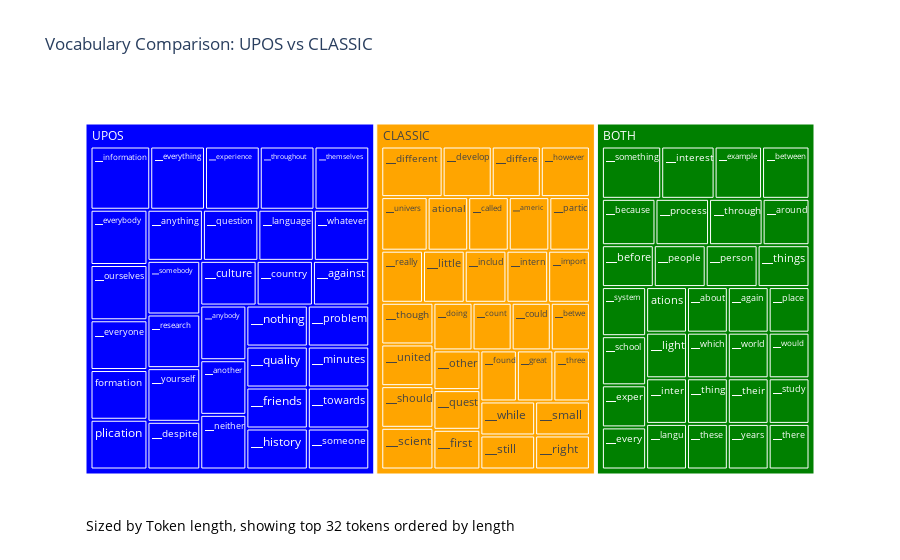

Here is the notebook cell this chart was saved with:
### Code cell
df_treemap = df.reset_index()
df_treemap.rename(columns={'index': 'TOKEN'}, inplace=True)
df_treemap['CATEGORY SIZE'] = df_treemap.groupby('COMPARE')['TOKEN'].transform('count')
df_treemap['TOKEN LENGTH'] = df_treemap['TOKEN'].str.len()
df_treemap.sort_values(by=['TOKEN LENGTH'], ascending=False, inplace=True)

max_example_tokens = 32
df_treemap = (
    df_treemap.groupby('COMPARE')[['TOKEN', 'TOKEN LENGTH', 'COMPARE', 'CATEGORY SIZE']]
    .apply(lambda x: x.head(max_example_tokens))
    .reset_index(drop=True)
)
fig = px.treemap(
    df_treemap,
    path=['COMPARE', 'TOKEN'], 
    values='TOKEN LENGTH', 
    color='COMPARE',
    color_discrete_map={
        'BOTH': 'green',
        'UPOS': 'blue',
        'CLASSIC': 'orange',
        'NONE': 'gray'
    },
    title="Vocabulary Comparison: UPOS vs CLASSIC "
)
fig.add_annotation(
    text=f"Sized by Token length, showing top {max_example_tokens} tokens ordered by length",  
    xref="paper",
    yref="paper",
    x=0.005,
    y=-0.15, 
    showarrow=False,
    font=dict(size=14, color="black"),
    align="left",
)
fig.show()

### Figure 1 — Plotly figure (JSON) as saved in the notebook; plotly's stock layout.template omitted (floating-point values rounded to 4 significant figures)
{"data": [{"branchvalues": "total", "customdata": [["CLASSIC"], ["BOTH"], ["BOTH"], ["UPOS"], ["UPOS"], ["UPOS"], ["BOTH"], ["CLASSIC"], ["CLASSIC"], ["CLASSIC"], ["UPOS"], ["UPOS"], ["UPOS"], ["CLASSIC"], ["CLASSIC"], ["CLASSIC"], ["CLASSIC"], ["CLASSIC"], ["BOTH"], ["BOTH"], ["UPOS"], ["UPOS"], ["BOTH"], ["UPOS"], ["CLASSIC"], ["BOTH"], ["UPOS"], ["UPOS"], ["BOTH"], ["BOTH"], ["BOTH"], ["UPOS"], ["UPOS"], ["BOTH"], ["UPOS"], ["CLASSIC"], ["UPOS"], ["CLASSIC"], ["BOTH"], ["CLASSIC"], ["UPOS"], ["BOTH"], ["UPOS"], ["CLASSIC"], ["UPOS"], ["UPOS"], ["BOTH"], ["CLASSIC"], ["BOTH"], ["UPOS"], ["CLASSIC"], ["CLASSIC"], ["UPOS"], ["CLASSIC"], ["UPOS"], ["CLASSIC"], ["UPOS"], ["CLASSIC"], ["UPOS"], ["BOTH"], ["BOTH"], ["CLASSIC"], ["BOTH"], ["CLASSIC"], ["BOTH"], ["CLASSIC"], ["CLASSIC"], ["BOTH"], ["UPOS"], ["UPOS"], ["BOTH"], ["CLASSIC"], ["UPOS"], ["CLASSIC"], ["BOTH"], ["BOTH"], ["BOTH"], ["CLASSIC"], ["BOTH"], ["BOTH"], ["UPOS"], ["BOTH"], ["BOTH"], ["BOTH"], ["CLASSIC"], ["BOTH"], ["UPOS"], ["UPOS"], ["CLASSIC"], ["CLASSIC"], ["CLASSIC"], ["BOTH"], ["CLASSIC"], ["UPOS"], ["BOTH"], ["UPOS"], ["BOTH"], ["CLASSIC"], ["UPOS"]], "domain": {"x": [0, 1], "y": [0, 1]}, "hovertemplate": "labels=%{label}<br>TOKEN LENGTH=%{value}<br>parent=%{parent}<br>id=%{id}<br>COMPARE=%{customdata[0]}<extra></extra>", "ids": ["CLASSIC/ational", "BOTH/▁exper", "BOTH/▁example", "UPOS/▁everything", "UPOS/▁everyone", "UPOS/▁everybody", "BOTH/▁every", "CLASSIC/▁doing", "CLASSIC/▁different", "CLASSIC/▁develop", "UPOS/▁despite", "UPOS/▁culture", "UPOS/▁country", "CLASSIC/▁count", "CLASSIC/▁could", "CLASSIC/▁called", "CLASSIC/▁differe", "CLASSIC/▁betwe", "BOTH/▁between", "BOTH/ations", "UPOS/formation", "UPOS/plication", "BOTH/▁about", "UPOS/▁against", "CLASSIC/▁americ", "BOTH/▁again", "UPOS/▁anybody", "UPOS/▁anything", "BOTH/▁around", "BOTH/▁because", "BOTH/▁before", "UPOS/▁another", "UPOS/▁neither", "BOTH/▁people", "UPOS/▁nothing", "CLASSIC/▁other", "UPOS/▁ourselves", "CLASSIC/▁partic", "BOTH/▁person", "CLASSIC/▁really", "UPOS/▁problem", "BOTH/▁process", "UPOS/▁quality", "CLASSIC/▁quest", "UPOS/▁question", "UPOS/▁minutes", "BOTH/▁place", "CLASSIC/▁little", "BOTH/▁light", "UPOS/▁language", "CLASSIC/▁first", "CLASSIC/▁found", "UPOS/▁friends", "CLASSIC/▁great", "UPOS/▁history", "CLASSIC/▁however", "UPOS/▁experience", "CLASSIC/▁includ", "UPOS/▁information", "BOTH/▁inter", "BOTH/▁interest", "CLASSIC/▁intern", "BOTH/▁langu", "CLASSIC/▁import", "BOTH/▁things", "CLASSIC/▁though", "CLASSIC/▁three", "BOTH/▁through", "UPOS/▁throughout", "UPOS/▁towards", "BOTH/▁which", "CLASSIC/▁univers", "UPOS/▁whatever", "CLASSIC/▁while", "BOTH/▁world", "BOTH/▁would", "BOTH/▁thing", "CLASSIC/▁united", "BOTH/▁these", "BOTH/▁something", "UPOS/▁themselves", "BOTH/▁their", "BOTH/▁system", "BOTH/▁study", "CLASSIC/▁still", "BOTH/▁years", "UPOS/▁someone", "UPOS/▁somebody", "CLASSIC/▁small", "CLASSIC/▁should", "CLASSIC/▁scient", "BOTH/▁school", "CLASSIC/▁right", "UPOS/▁research", "BOTH/▁there", "UPOS/▁yourself", "BOTH", "CLASSIC", "UPOS"], "labels": ["ational", "▁exper", "▁example", "▁everything", "▁everyone", "▁everybody", "▁every", "▁doing", "▁different", "▁develop", "▁despite", "▁culture", "▁country", "▁count", "▁could", "▁called", "▁differe", "▁betwe", "▁between", "ations", "formation", "plication", "▁about", "▁against", "▁americ", "▁again", "▁anybody", "▁anything", "▁around", "▁because", "▁before", "▁another", "▁neither", "▁people", "▁nothing", "▁other", "▁ourselves", "▁partic", "▁person", "▁really", "▁problem", "▁process", "▁quality", "▁quest", "▁question", "▁minutes", "▁place", "▁little", "▁light", "▁language", "▁first", "▁found", "▁friends", "▁great", "▁history", "▁however", "▁experience", "▁includ", "▁information", "▁inter", "▁interest", "▁intern", "▁langu", "▁import", "▁things", "▁though", "▁three", "▁through", "▁throughout", "▁towards", "▁which", "▁univers", "▁whatever", "▁while", "▁world", "▁would", "▁thing", "▁united", "▁these", "▁something", "▁themselves", "▁their", "▁system", "▁study", "▁still", "▁years", "▁someone", "▁somebody", "▁small", "▁should", "▁scient", "▁school", "▁right", "▁research", "▁there", "▁yourself", "BOTH", "CLASSIC", "UPOS"], "marker": {"colors": ["orange", "green", "green", "blue", "blue", "blue", "green", "orange", "orange", "orange", "blue", "blue", "blue", "orange", "orange", "orange", "orange", "orange", "green", "green", "blue", "blue", "green", "blue", "orange", "green", "blue", "blue", "green", "green", "green", "blue", "blue", "green", "blue", "orange", "blue", "orange", "green", "orange", "blue", "green", "blue", "orange", "blue", "blue", "green", "orange", "green", "blue", "orange", "orange", "blue", "orange", "blue", "orange", "blue", "orange", "blue", "green", "green", "orange", "green", "orange", "green", "orange", "orange", "green", "blue", "blue", "green", "orange", "blue", "orange", "green", "green", "green", "orange", "green", "green", "blue", "green", "green", "green", "orange", "green", "blue", "blue", "orange", "orange", "orange", "green", "orange", "blue", "green", "blue", "green", "orange", "blue"]}, "name": "", "parents": ["CLASSIC", "BOTH", "BOTH", "UPOS", "UPOS", "UPOS", "BOTH", "CLASSIC", "CLASSIC", "CLASSIC", "UPOS", "UPOS", "UPOS", "CLASSIC", "CLASSIC", "CLASSIC", "CLASSIC", "CLASSIC", "BOTH", "BOTH", "UPOS", "UPOS", "BOTH", "UPOS", "CLASSIC", "BOTH", "UPOS", "UPOS", "BOTH", "BOTH", "BOTH", "UPOS", "UPOS", "BOTH", "UPOS", "CLASSIC", "UPOS", "CLASSIC", "BOTH", "CLASSIC", "UPOS", "BOTH", "UPOS", "CLASSIC", "UPOS", "UPOS", "BOTH", "CLASSIC", "BOTH", "UPOS", "CLASSIC", "CLASSIC", "UPOS", "CLASSIC", "UPOS", "CLASSIC", "UPOS", "CLASSIC", "UPOS", "BOTH", "BOTH", "CLASSIC", "BOTH", "CLASSIC", "BOTH", "CLASSIC", "CLASSIC", "BOTH", "UPOS", "UPOS", "BOTH", "CLASSIC", "UPOS", "CLASSIC", "BOTH", "BOTH", "BOTH", "CLASSIC", "BOTH", "BOTH", "UPOS", "BOTH", "BOTH", "BOTH", "CLASSIC", "BOTH", "UPOS", "UPOS", "CLASSIC", "CLASSIC", "CLASSIC", "BOTH", "CLASSIC", "UPOS", "BOTH", "UPOS", "", "", ""], "type": "treemap", "values": [7, 6, 8, 11, 9, 10, 6, 6, 10, 8, 8, 8, 8, 6, 6, 7, 8, 6, 8, 6, 9, 9, 6, 8, 7, 6, 8, 9, 7, 8, 7, 8, 8, 7, 8, 6, 10, 7, 7, 7, 8, 8, 8, 6, 9, 8, 6, 7, 6, 9, 6, 6, 8, 6, 8, 8, 11, 7, 12, 6, 9, 7, 6, 7, 7, 7, 6, 8, 11, 8, 6, 8, 9, 6, 6, 6, 6, 7, 6, 10, 11, 6, 7, 6, 6, 6, 8, 9, 6, 7, 7, 7, 6, 9, 6, 9, 216, 217, 286]}], "layout": {"annotations": [{"align": "left", "font": {"color": "black", "size": 14}, "showarrow": false, "text": "Sized by Token length, showing top 32 tokens ordered by length", "x": 0.005, "xref": "paper", "y": -0.15, "yref": "paper"}], "legend": {"tracegroupgap": 0}, "title": {"text": "Vocabulary Comparison: UPOS vs CLASSIC "}}}
